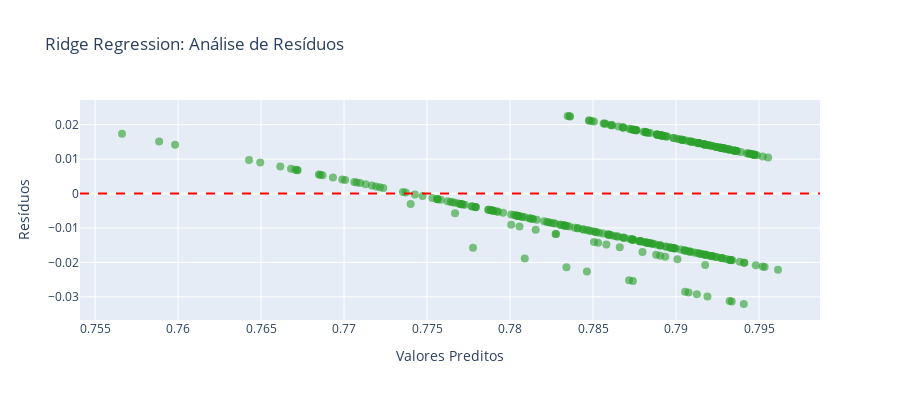

This figure's notebook cell:
### Code cell
# Análise de resíduos do Ridge
residuos_ridge = y_test - y_test_pred_ridge

fig_ridge_resid = go.Figure()
fig_ridge_resid.add_trace(go.Scatter(
    x=y_test_pred_ridge,
    y=residuos_ridge,
    mode='markers',
    marker=dict(size=8, color='rgba(44, 160, 44, 0.6)'),
    name='Resíduos'
))
fig_ridge_resid.add_hline(y=0, line_dash='dash', line_color='red')
fig_ridge_resid.update_layout(
    title='Ridge Regression: Análise de Resíduos',
    xaxis_title='Valores Preditos',
    yaxis_title='Resíduos',
    height=400
)
fig_ridge_resid.show()

### Figure 1 — Plotly figure (JSON) as saved in the notebook; plotly's stock layout.template omitted (floating-point values rounded to 4 significant figures; data arrays with more than 128 entries replaced by an {"elided": "..."} marker saying what was removed)
{"data": [{"marker": {"color": "rgba(44, 160, 44, 0.6)", "size": 8}, "mode": "markers", "name": "Resíduos", "type": "scatter", "x": {"elided": "333 float values"}, "y": {"elided": "333 float values"}}], "layout": {"height": 400, "shapes": [{"line": {"color": "red", "dash": "dash"}, "type": "line", "x0": 0, "x1": 1, "xref": "x domain", "y0": 0, "y1": 0, "yref": "y"}], "title": {"text": "Ridge Regression: Análise de Resíduos"}, "xaxis": {"title": {"text": "Valores Preditos"}}, "yaxis": {"title": {"text": "Resíduos"}}}}
